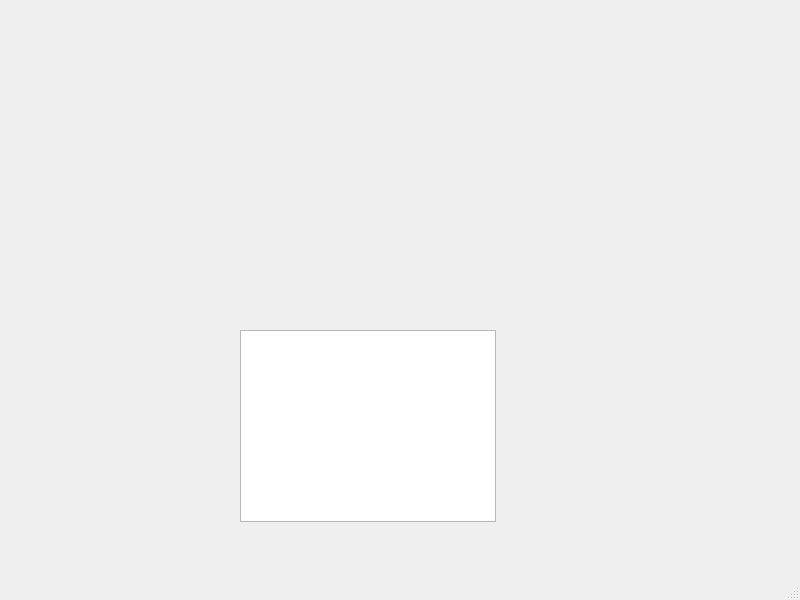
<?xml version="1.0" encoding="UTF-8"?>
<ui version="4.0">
 <class>GameWindow</class>
 <widget class="QMainWindow" name="GameWindow">
  <property name="geometry">
   <rect>
    <x>0</x>
    <y>0</y>
    <width>800</width>
    <height>600</height>
   </rect>
  </property>
  <property name="windowTitle">
   <string>MainWindow</string>
  </property>
  <widget class="QWidget" name="centralwidget">
   <widget class="QGraphicsView" name="graphicsView">
    <property name="geometry">
     <rect>
      <x>240</x>
      <y>330</y>
      <width>256</width>
      <height>192</height>
     </rect>
    </property>
   </widget>
  </widget>
  <widget class="QMenuBar" name="menubar">
   <property name="geometry">
    <rect>
     <x>0</x>
     <y>0</y>
     <width>800</width>
     <height>22</height>
    </rect>
   </property>
  </widget>
  <widget class="QStatusBar" name="statusbar"/>
 </widget>
 <resources/>
 <connections/>
</ui>
